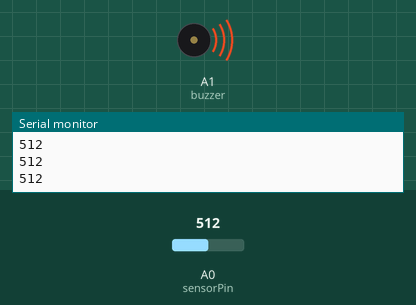
Simulated run of this sketch. Board: Arduino Uno, built with avr-gcc and run on an emulated ATmega328P. On the bench: buzzer (waves = sounding, pin HIGH), the last lines printed to the serial monitor. The test bench sets the inputs (shaded band); at power-on: A0 (sensorPin) = 512.

Above: at 1.2 s.
1.3 s: A0 (sensorPin) set to 982
2.8 s: A0 (sensorPin) set to 1018
At 3.8 s:
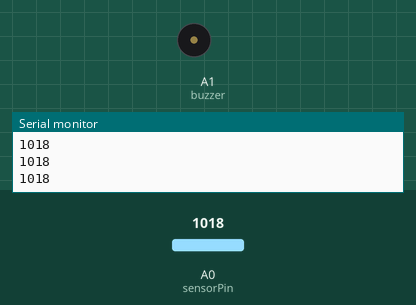
4.3 s: A0 (sensorPin) set to 990
At 5.1 s:
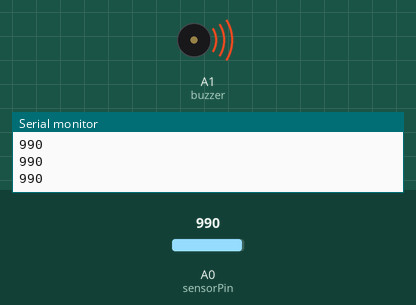
5.8 s: A0 (sensorPin) set to 1010
At 6.4 s:
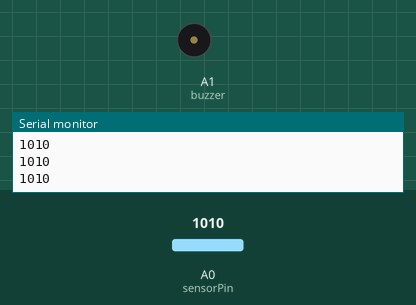
Timing chart, 0 to 8.3 s (numbered marks = the images above; inputs shaded):
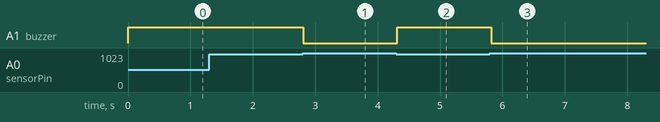

Measured:
- the behaviour switches between 1000 and 1001 on A0 (sensorPin) (found by bisection; images 0 and 1)
- after the input at 2.8 s, A1 (buzzer): HIGH → LOW at once
- after the input at 4.3 s, A1 (buzzer): LOW → HIGH at once
- after the input at 5.8 s, A1 (buzzer): HIGH → LOW at once

The sketch:

IR_Buzzer_Alarm.ino
```cpp
int sensorPin = A0;
int buzzer = A1;      // Buzzer connected to A1
int sensorValue = 0;

void setup() {
  Serial.begin(9600);
  pinMode(sensorPin, INPUT);
  pinMode(buzzer, OUTPUT);  // Set buzzer pin as OUTPUT
}

void loop() {
  sensorValue = analogRead(sensorPin);
  Serial.println(sensorValue);

  if (sensorValue > 1000) {
    digitalWrite(buzzer, LOW);  // OFF
  } else {
    digitalWrite(buzzer, HIGH); // ON
  }

  delay(100);
}
```
